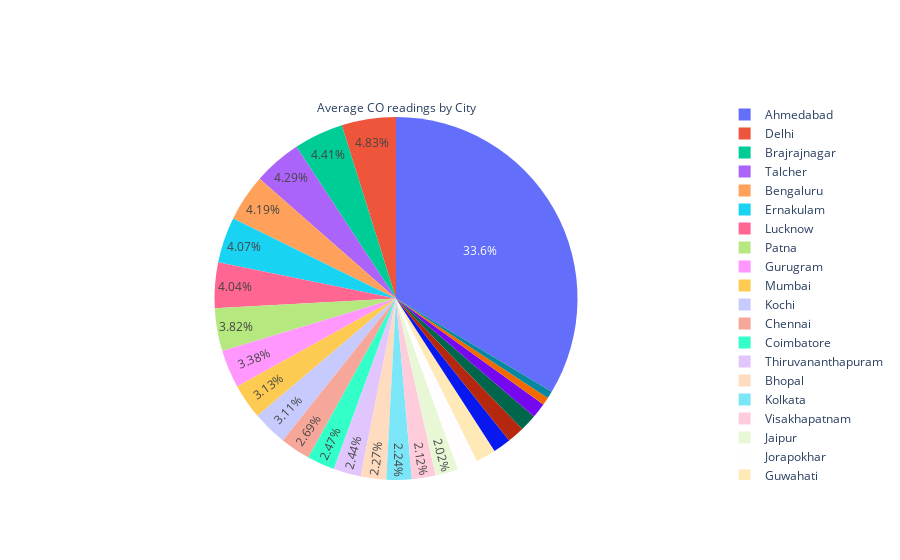

Here is the notebook cell this chart was saved with:
### Code cell
# avg readings for CO across all cities (pie chart)
trace3=go.Pie(labels=avg_readings['City'], values=avg_readings['CO'].round(2),
             title='Average CO readings by City')
fig=go.Figure(trace3)
fig.update_traces(textposition='inside')
fig=fig.update_layout(uniformtext_minsize=12, uniformtext_mode='hide')
fig.show()

### Figure 1 — Plotly figure (JSON) as saved in the notebook; plotly's stock layout.template omitted (floating-point values rounded to 4 significant figures)
{"data": [{"labels": ["Ahmedabad", "Aizawl", "Amaravati", "Amritsar", "Bengaluru", "Bhopal", "Brajrajnagar", "Chandigarh", "Chennai", "Coimbatore", "Delhi", "Ernakulam", "Gurugram", "Guwahati", "Hyderabad", "Jaipur", "Jorapokhar", "Kochi", "Kolkata", "Lucknow", "Mumbai", "Patna", "Shillong", "Talcher", "Thiruvananthapuram", "Visakhapatnam"], "textposition": "inside", "title": {"text": "Average CO readings by City"}, "type": "pie", "values": [13.62, 0.28, 0.61, 0.54, 1.7, 0.92, 1.79, 0.64, 1.09, 1, 1.96, 1.65, 1.37, 0.72, 0.62, 0.82, 0.74, 1.26, 0.91, 1.64, 1.27, 1.55, 0.26, 1.74, 0.99, 0.86]}], "layout": {"uniformtext": {"minsize": 12, "mode": "hide"}}}
